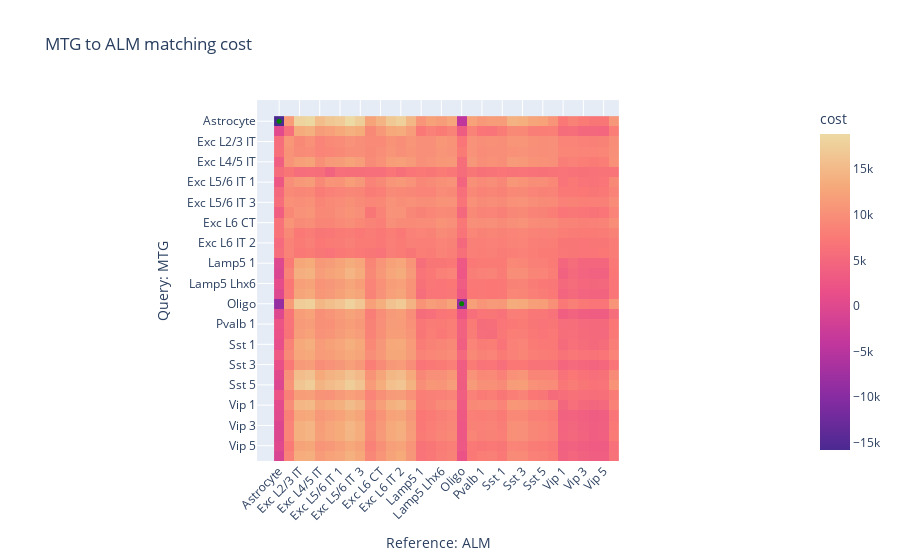

The notebook cell this image was saved under:
### Code cell
q, ref = 'MTG', 'ALM'

rcm = RefCM(cache_load=False, cache_save=False, embedder=pca_embedder, discovery_threshold=0.1)
m = rcm.annotate(ds[q], q, ds[ref], ref, 'labels34', 'labels34')
m.eval('labels34')
m.display_matching_costs('labels34')

### Figure 1 — Plotly figure (JSON) as saved in the notebook; plotly's stock layout.template omitted (floating-point values rounded to 4 significant figures; data arrays with more than 128 entries replaced by an {"elided": "..."} marker saying what was removed)
{"data": [{"coloraxis": "coloraxis", "hovertemplate": "Reference: ALM: %{x}<br>Query: MTG: %{y}<br>cost: %{z}<extra></extra>", "name": "0", "type": "heatmap", "x": ["Astrocyte", "Chandelier", "Exc L2/3 IT", "Exc L3/5 IT", "Exc L4/5 IT", "Exc L5 PT", "Exc L5/6 IT 1", "Exc L5/6 IT 2", "Exc L5/6 IT 3", "Exc L5/6 NP", "Exc L6 CT", "Exc L6 IT 1", "Exc L6 IT 2", "Exc L6b", "Lamp5 1", "Lamp5 2", "Lamp5 Lhx6", "Lamp5 Rosehip", "Oligo", "Pax6", "Pvalb 1", "Pvalb 2", "Sst 1", "Sst 2", "Sst 3", "Sst 4", "Sst 5", "Sst Chodl", "Vip 1", "Vip 2", "Vip 3", "Vip 4", "Vip 5", "Vip Sncg"], "xaxis": "x", "y": ["Astrocyte", "Chandelier", "Exc L2/3 IT", "Exc L3/5 IT", "Exc L4/5 IT", "Exc L5 PT", "Exc L5/6 IT 1", "Exc L5/6 IT 2", "Exc L5/6 IT 3", "Exc L5/6 NP", "Exc L6 CT", "Exc L6 IT 1", "Exc L6 IT 2", "Exc L6b", "Lamp5 1", "Lamp5 2", "Lamp5 Lhx6", "Lamp5 Rosehip", "Oligo", "Pax6", "Pvalb 1", "Pvalb 2", "Sst 1", "Sst 2", "Sst 3", "Sst 4", "Sst 5", "Sst Chodl", "Vip 1", "Vip 2", "Vip 3", "Vip 4", "Vip 5", "Vip Sncg"], "yaxis": "y", "z": {"elided": "34x34 float values"}}, {"hovertemplate": "%{y} -> %{x}", "marker": {"color": ["green", "green"], "size": 5}, "mode": "markers", "name": "", "type": "scatter", "x": ["Astrocyte", "Oligo"], "y": ["Astrocyte", "Oligo"]}], "layout": {"coloraxis": {"colorbar": {"title": {"text": "cost"}}, "colorscale": [[0, "rgb(75, 41, 145)"], [0.1667, "rgb(135, 44, 162)"], [0.3333, "rgb(192, 54, 157)"], [0.5, "rgb(234, 79, 136)"], [0.6667, "rgb(250, 120, 118)"], [0.8333, "rgb(246, 169, 122)"], [1, "rgb(237, 217, 163)"]]}, "title": {"text": "MTG to ALM matching cost"}, "xaxis": {"anchor": "y", "constrain": "domain", "domain": [0, 1], "scaleanchor": "y", "tickangle": -45, "title": {"text": "Reference: ALM"}}, "yaxis": {"anchor": "x", "autorange": "reversed", "constrain": "domain", "domain": [0, 1], "title": {"text": "Query: MTG"}}}}
